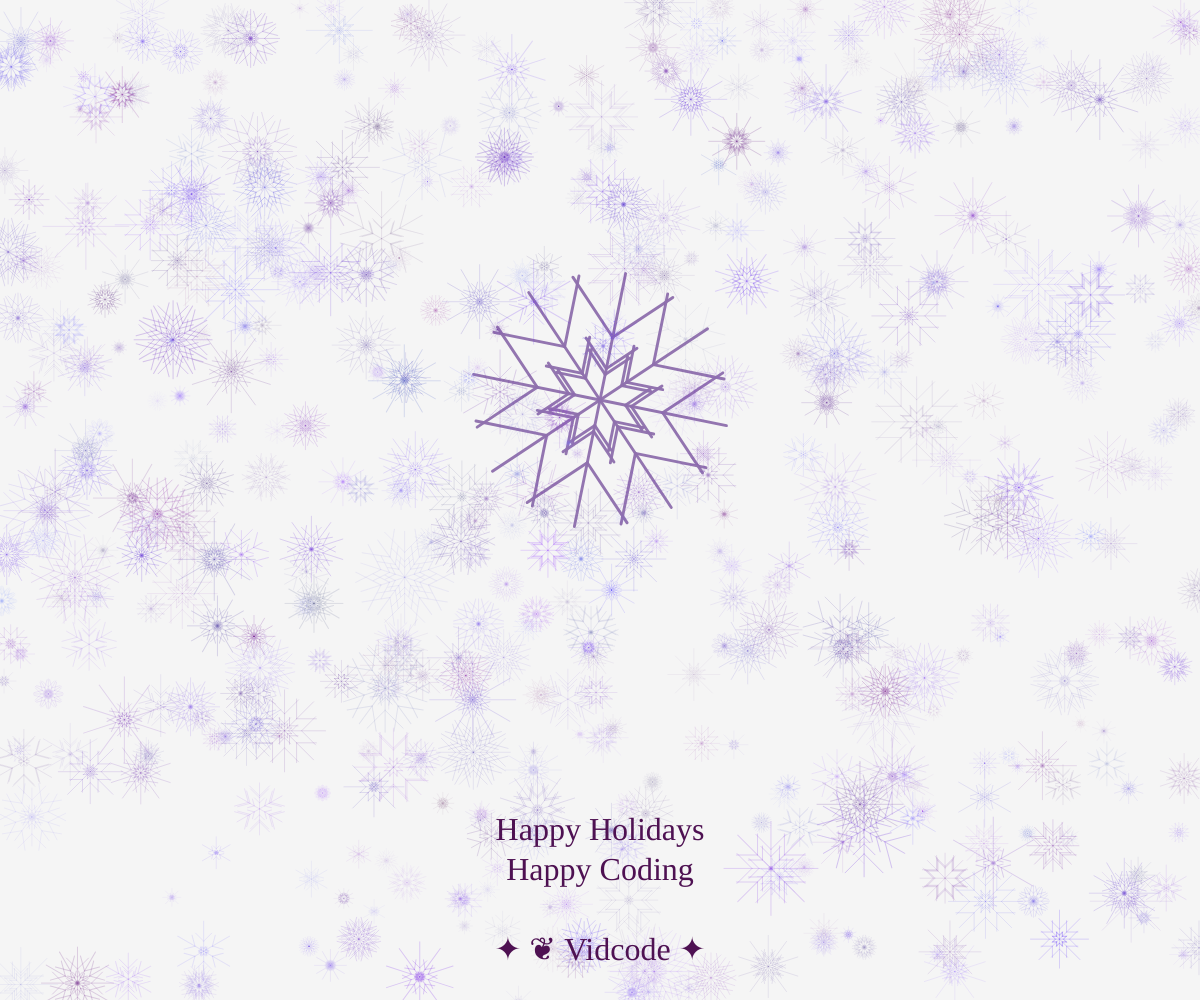
Frame 1 (no input)
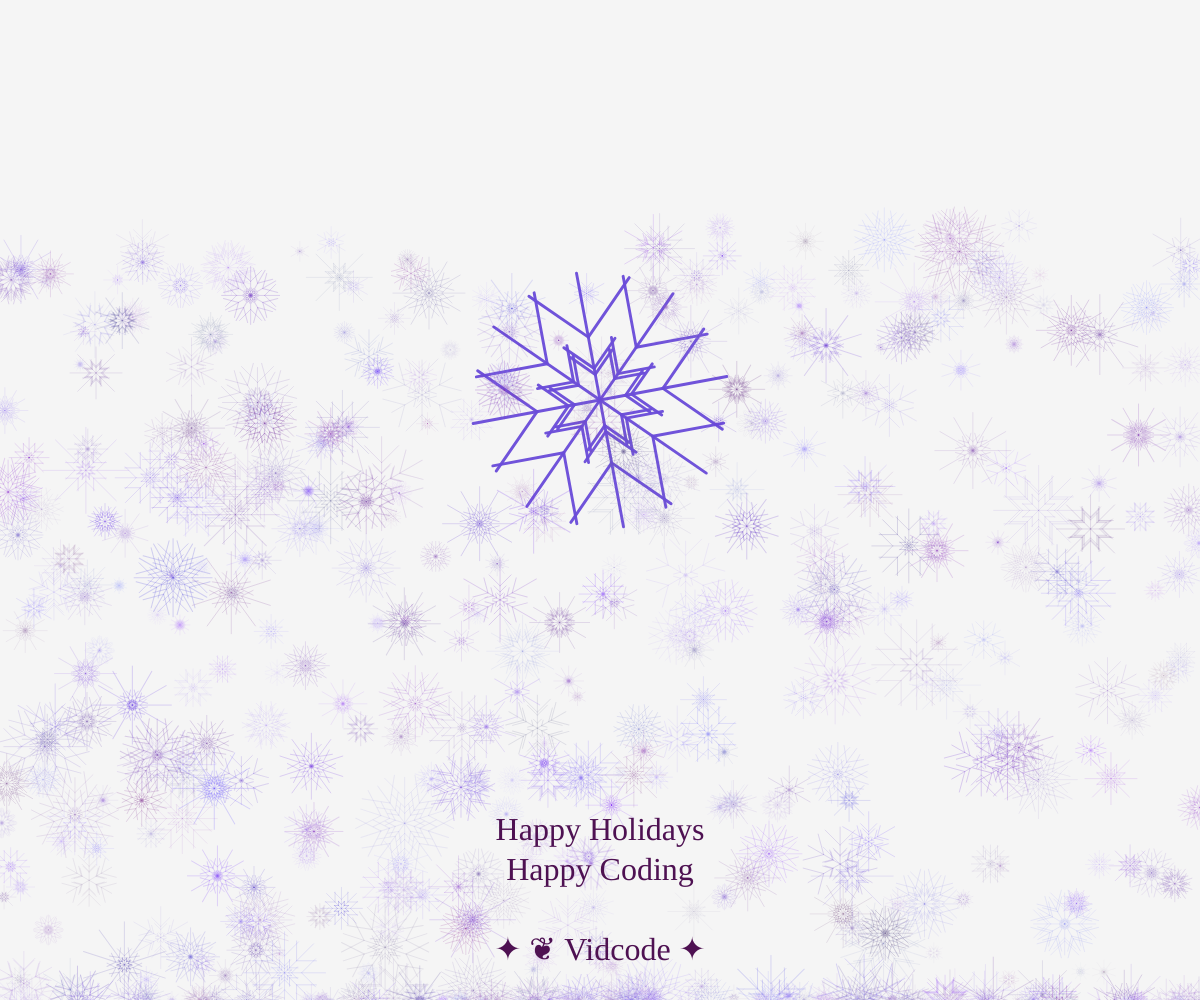
Frame 60 (no input)
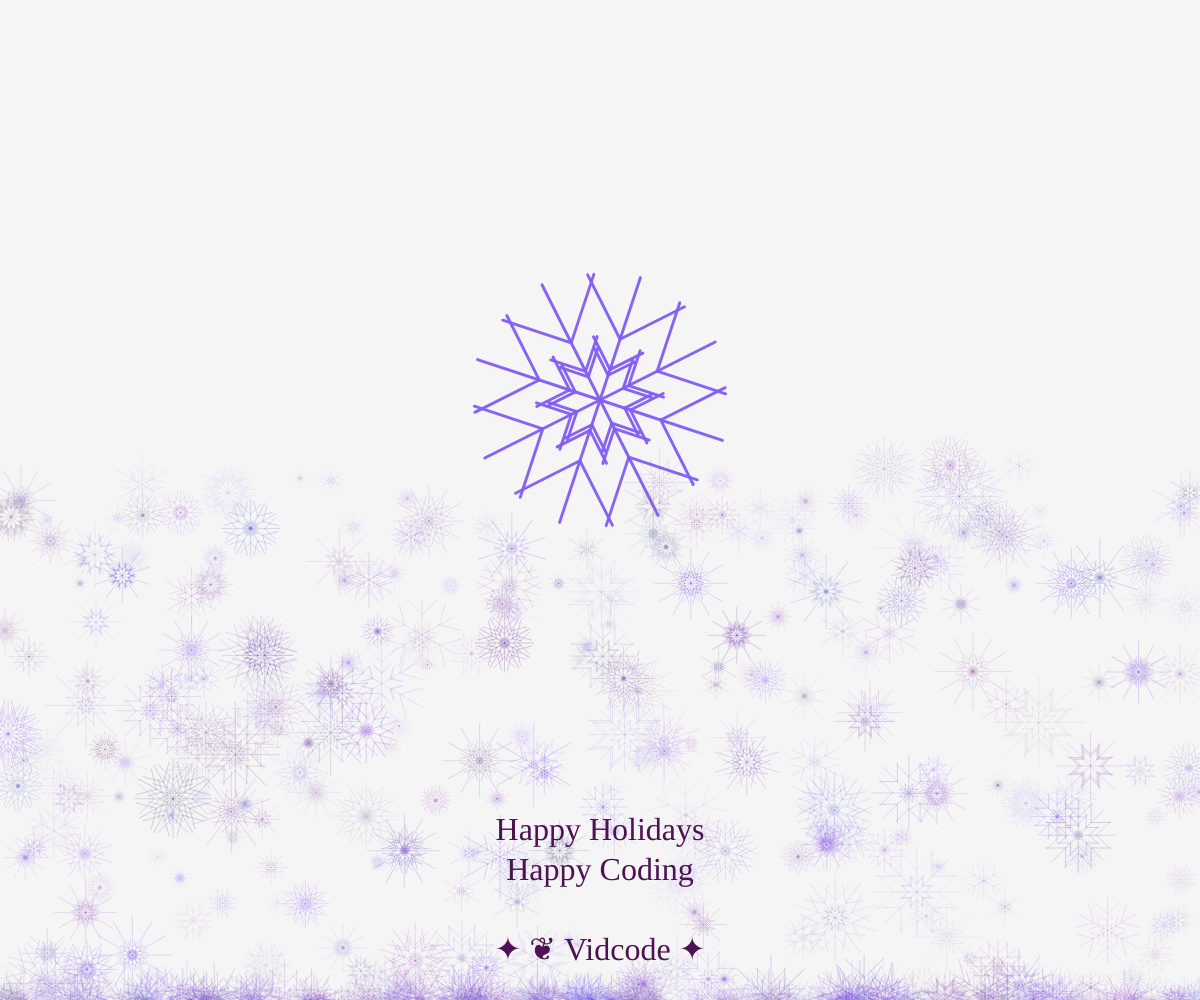
Frame 120 (the mouse pressed at the canvas centre since frame 60)

The p5.js sketch that drew these frames (run headless with seeded random() and noise() and a simulated clock; from frame 60 on, the mouse is pressed at the canvas centre):

// p5.js sketch
// ── sketch.js
/*
snowflake code inspired by STEAM COOKER Capstone Project - http://steamcooker.org

Snowflake concept inspired by "Holiday Wrapping Paper" by Jain7th on Github.
https://github.com/jain7th/Processing-Tree-and-Snowflake-Generator
*/


var snowflakes = [];
var bigSnowflake;
var bigSnowflakeRotation = 0;

function setup() {

     mainCanvas =  createCanvas(windowWidth, windowHeight);

    // center the snowflake drawing within the canvas
     rectMode( CENTER);
    // round off the ends of strokes
     strokeCap( ROUND);

     // white background
     background(245);


    // draw a random snowflake in the middle of the screen, from a radius of 150 to 200 pixels across
    var sSize = random(200, 220);
    // determine the length of the long (longitudinal) arms of the flake
    var rLong =  round( random(sSize*0.5, sSize));

    // determine the length of three arms that will extend from the longitudinal arm
    var rArmFir =  round(rLong* random(0.2, 0.6));
    var rArmSec =  round(rArmFir* random(0.3, 0.9));
    var rArmThi =  round(rArmSec* random(0.1, 1.0));

    // create a random number of (even) snowflake arms from 6 to 14
    var arms = 2 * Math.floor( random(3,7));

    drawSnowflake(width/2, height/2 - 100, 145, 245, 'big', rLong, rArmFir, rArmSec, rArmThi, arms);
    bigSnowflake = new snowflake(width/2, height/2 - 100, 145, 245, rLong, rArmFir, rArmSec, rArmThi, arms);

    //make snowflakes
    for(var i = 0; i < 525; i++){
    	flakeX = random(width);
    	flakeY = random(height);
    	sSize = random(12, 50);
    	opacity = random(25, 70);


	    // determine the length of the long (longitudinal) arms of the flake
	    rLong =  round( random(sSize*0.5, sSize));

	    // determine the length of three arms that will extend from the longitudinal arm
	    rArmFir =  round(rLong* random(0.2, 0.6));
	    rArmSec =  round(rArmFir* random(0.3, 0.9));
	    rArmThi =  round(rArmSec* random(0.1, 1.0));

      // create a random number of (even) snowflake arms from 6 to 14
      var arms = 2 * Math.floor( random(3,7));

    	drawSnowflake(flakeX, flakeY, sSize, opacity, i, rLong, rArmFir, rArmSec, rArmThi, arms);

    	//add snowflake class to snowflake array
    	snowflakes[i] = new snowflake(flakeX, flakeY, sSize, opacity, rLong, rArmFir, rArmSec, rArmThi, arms);

    }

    fill(78, 17, 82);
    noStroke();
    textSize(32);
    textAlign(CENTER);
    textFont("Georgia");

}

function draw() {
  // white background
  background(245);

  //draw and rotate big snowflake
  drawSnowflake(bigSnowflake.flakeX, bigSnowflake.flakeY, bigSnowflake.sSize, bigSnowflake.opacity, 'big', bigSnowflake.rLong, bigSnowflake.rArmFir, bigSnowflake.rArmSec, bigSnowflake.rArmThi, bigSnowflake.arms);


  //snowflakes fall
  for (i = 0; i < snowflakes.length; i++) {
  	//move snowflake down (falling) if it's higher than the ground)
  	if(snowflakes[i].flakeY < height){
  		snowflakes[i].flakeY = snowflakes[i].flakeY + round(random(1, 7));
  	}

    drawSnowflake(snowflakes[i].flakeX, snowflakes[i].flakeY, snowflakes[i].sSize, snowflakes[i].opacity, snowflakes[i].num, snowflakes[i].rLong, snowflakes[i].rArmFir, snowflakes[i].rArmSec, snowflakes[i].rArmThi, snowflakes[i].arms);


  }

	text("Happy Holidays", width/2, height - 160);
	text("Happy Coding", width/2, height - 120);
	text("✦ ❦ Vidcode ✦", width/2, height - 40);

}

var drawSnowflake = function(x, y, sSize, opacity, num, rLong, rArmFir, rArmSec, rArmThi, arms) {

    push();

        // move to the x,y location to begin drawing
         translate(x, y);

        //rotate big snowflake
				if(num == "big"){
					bigSnowflakeRotation = bigSnowflakeRotation + 0.1;
					rotate(bigSnowflakeRotation);
					console.log(bigSnowflakeRotation);
				}

         noFill();

        // choose a blue-green random color
         stroke( random(100, 150),  random(50, 120),  random(150, 255), opacity);

        // weight the snowflake stroke randomly based on its size
         strokeWeight(sSize*0.02);


        // draw each of the arms of the snowflake
        for (var i = 0; i < arms; i++) {
             rotate(  PI /( arms / 2 ));

            // draw the long axis of the snowflake arm
             line(0, 0-rLong, 0, 0);

            //Top Arms Right
             line(0, 0-rArmFir, 0 +  round(rArmFir*0.8), 0 -  round(rArmFir*1.8));
             line(0, 0-rArmSec, 0 +  round(rArmSec*0.8), 0 -  round(rArmSec*1.8));
             line(0, 0-rArmThi, 0 +  round(rArmThi*0.8), 0 -  round(rArmThi*1.8));

            //Top Arms Left
             line(0, 0-rArmFir, 0 -  round(rArmFir*0.8), 0 -  round(rArmFir*1.8));
             line(0, 0-rArmSec, 0 -  round(rArmSec*0.8), 0 -  round(rArmSec*1.8));
             line(0, 0-rArmThi, 0 -  round(rArmThi*0.8), 0 -  round(rArmThi*1.8));
        }
    pop();


}


//create a snowflake object
function snowflake(flakeX, flakeY, sSize, opacity, rLong, rArmFir, rArmSec, rArmThi, arms) {
	this.flakeX = flakeX;
	this.flakeY = flakeY;
	this.sSize = sSize;
	this.opacity = opacity;
	this.rLong = rLong;
  this.rArmFir = rArmFir;
  this.rArmSec = rArmSec;
  this.rArmThi = rArmThi;
  this.arms = arms;
}
